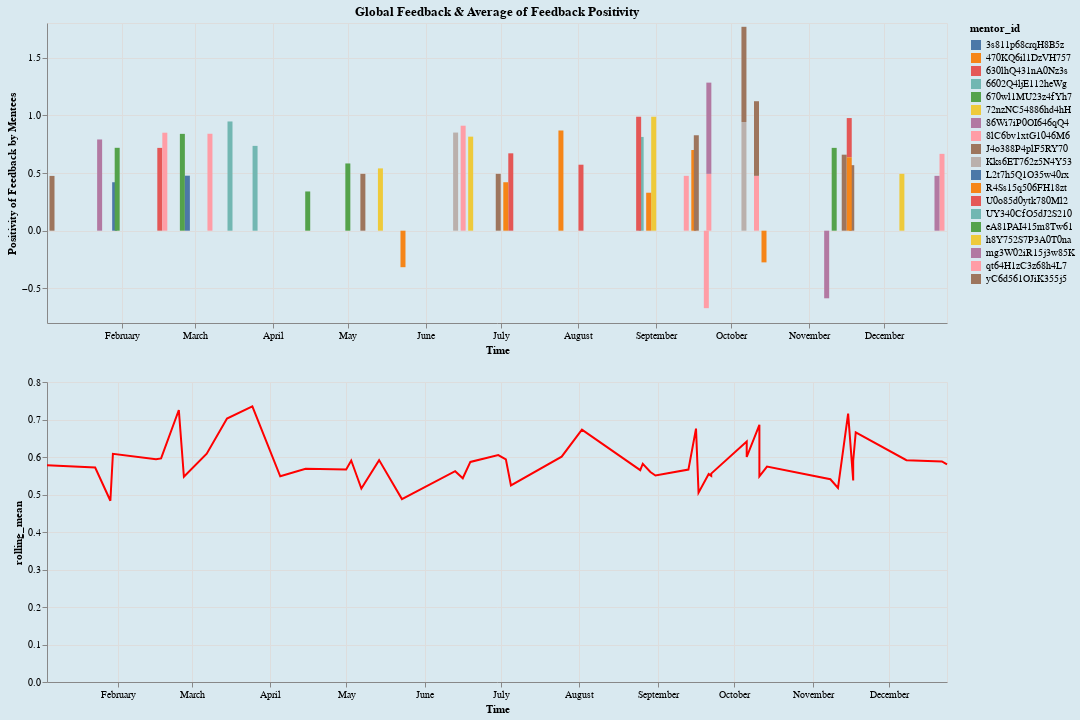

Notebook cell for this chart:
### Code cell
interval = alt.selection_interval(encodings=['x'])

bar = alt.Chart(source, title="Global Feedback & Average of Feedback Positivity"
                ).mark_bar().encode(
    alt.X('datetime', title='Time'),
    alt.Y('vader_score', title='Positivity of Feedback by Mentees'),
    color=alt.condition(interval, 'mentor_id:N',
                        alt.value('lightgray'))
).properties(
    width=900,
    selection=interval
)
mean_line = alt.Chart(source).mark_line(color='red').transform_window(
    # The field to average
    rolling_mean='mean(vader_score)',
    # The number of values before and after the current value to include.
    # frame=[-9, 0]
).encode(
    alt.X('datetime', title='Time'),
    y = 'rolling_mean:Q'
).properties(
    width=900
).transform_filter(
     interval
)

(bar & mean_line).configure_title(fontSize=20
                                             ).configure(background='#D9E9F0')

### Figure 1 — Vega-Lite specification as saved in the notebook (floating-point values rounded to 4 significant figures)
{"config": {"view": {"continuousWidth": 400, "continuousHeight": 300}, "background": "#D9E9F0"}, "vconcat": [{"mark": "bar", "encoding": {"color": {"condition": {"field": "mentor_id", "type": "nominal", "selection": "selector010"}, "value": "lightgray"}, "x": {"field": "datetime", "title": "Time", "type": "temporal"}, "y": {"field": "vader_score", "title": "Positivity of Feedback by Mentees", "type": "quantitative"}}, "selection": {"selector010": {"type": "interval", "encodings": ["x"]}}, "title": "Global Feedback & Average of Feedback Positivity", "width": 900}, {"mark": {"type": "line", "color": "red"}, "encoding": {"x": {"field": "datetime", "title": "Time", "type": "temporal"}, "y": {"field": "rolling_mean", "type": "quantitative"}}, "transform": [{"window": [{"op": "mean", "field": "vader_score", "as": "rolling_mean"}]}, {"filter": {"selection": "selector010"}}], "width": 900}], "data": {"name": "data-bbcbfff0a34eb88736a317364169ef00"}, "$schema": "https://vega.github.io/schema/vega-lite/v4.17.0.json", "datasets": {"data-bbcbfff0a34eb88736a317364169ef00": [{"ticket_id": "RGY31mG14606sC3B", "mentee_id": "8v417YeUI850jS3Z", "mentor_id": "UY340CfO5dJ2S210", "feedback": "I have many hours of undergraduate accounting and finance course work under my belt and this class gives you a tremendous overview of financial statement analysis. The only disadvantage is that the professor creates the workbooks for you and you only have to answer conceptual questions. While this would be great for some, I was hoping for some more hands on work to practice.", "datetime": "2020-03-25T00:00:00", "feedback_outcome": "Positive", "vader_score": 0.7351}, {"ticket_id": "1R4587z1caGB1B7u", "mentee_id": "yIBKz628y1Ol4538", "mentor_id": "630lhQ431nA0Nz3s", "feedback": "Great introduction to Accounting Analytics. Unexpected lecturing dialogues. Could have more analytics or additional or optional problem sets to explore more deeply.", "datetime": "2020-11-17T00:00:00", "feedback_outcome": "Positive", "vader_score": 0.34}, {"ticket_id": "21x781Q7Ayo4mgE8", "mentee_id": "4A763H2DOZxo68Z3", "mentor_id": "8lC6bv1xtG1046M6", "feedback": "Very useful and comprehensive", "datetime": "2020-12-24T00:00:00", "feedback_outcome": "Positive", "vader_score": 0.6659}, {"ticket_id": "20gp7c24Fx6h4D6g", "mentee_id": "q742317EX47IcugF", "mentor_id": "J4o388P4plF5RY70", "feedback": "This is a really good survey class in the potential of 3d printing, with examples of how individuals can empower themselves and others without the obstacles of traditional tooling, with a relatively short learning curve and low investment. It also demonstrates the ways in which, now and increasingly in the future, we'll all be capable of designing the solutions to our own problems with increasing agility!The only thing that could make it better would be to have more design challenges!Thanks!", "datetime": "2020-10-06T00:00:00", "feedback_outcome": "Positive", "vader_score": 0.825}, {"ticket_id": "46P6Sw8gLI5Q2N14", "mentee_id": "b77WF13NE25b3h8F", "mentor_id": "6602Q4ljE112heWg", "feedback": "Nice course, a difficult one but very challengeable. Nice structure and easy to understand.I wanted to refresh my knowledge in anatomy and in such gained a whole lot more in return.Thanks to the Professors for their time and effort in making this MOOC.Very pleased.", "datetime": "2020-03-15T00:00:00", "feedback_outcome": "Positive", "vader_score": 0.9466}, {"ticket_id": "tka207qsi63j7X24", "mentee_id": "Wn68P028X06LpIz2", "mentor_id": "eA81PAI415m8Tw61", "feedback": "Very well done! Contents, delivery, clarity, everything was top notch. Thank you!", "datetime": "2020-02-25T00:00:00", "feedback_outcome": "Positive", "vader_score": 0.8392}, {"ticket_id": "ZrghZ0y5G3S34618", "mentee_id": "L4o15LRyu4L8138J", "mentor_id": "yC6d561OJiK355j5", "feedback": "Great course!", "datetime": "2020-11-15T00:00:00", "feedback_outcome": "Positive", "vader_score": 0.6588}, {"ticket_id": "O26z0D5yJ3h5RA40", "mentee_id": "8izPp7iMC8v18014", "mentor_id": "qt64H1zC3z68h4L7", "feedback": "As an introduction course its very helpful. It has just what you need to get started.", "datetime": "2020-10-11T00:00:00", "feedback_outcome": "Positive", "vader_score": 0.4754}, {"ticket_id": "c5t3d1pL8x55Vc24", "mentee_id": "0vt3g7SG58W521WL", "mentor_id": "630lhQ431nA0Nz3s", "feedback": "Excellent introduction to Ableton", "datetime": "2020-08-02T00:00:00", "feedback_outcome": "Positive", "vader_score": 0.5719}, {"ticket_id": "6C2o65vy07z3oKm4", "mentee_id": "mfsG0s78v4025G8g", "mentor_id": "470KQ6il1DzVH757", "feedback": "Hello!My name is Ahmed from Egypt, I am 3D Hubs Mayor. I think it's The first course in the internet which will give you the opportunity to know a lot of things about 3D Printing so stay tuned and register now if you interested in 3D printing.Cheers,", "datetime": "2020-09-16T00:00:00", "feedback_outcome": "Positive", "vader_score": 0.6996}, {"ticket_id": "30ICg1B1d6COF100", "mentee_id": "41mm8q3722h1RFAr", "mentor_id": "J4o388P4plF5RY70", "feedback": "I really appreicated the tools and techniques presented in the course. Very very valuable for Merger and Acqusition projects that I will be involved in (if ever)", "datetime": "2020-11-18T00:00:00", "feedback_outcome": "Positive", "vader_score": 0.5678}, {"ticket_id": "znT1hR0f3bs07063", "mentee_id": "0t37ka6108elvkC5", "mentor_id": "8lC6bv1xtG1046M6", "feedback": "Excellent but tough course ,you need to work and it is not simply called advanced Algorithms and Complexity.You will be forced to test your code properly ,even if you didn't do it properly in the previous specialisation course.", "datetime": "2020-09-21T00:00:00", "feedback_outcome": "Negative", "vader_score": -0.6715}, {"ticket_id": "60F60dl3iJ1tSb50", "mentee_id": "FF1wo6Zr6Z4464H0", "mentor_id": "qt64H1zC3z68h4L7", "feedback": "Good course . A must take for beginners !", "datetime": "2020-09-22T00:00:00", "feedback_outcome": "Positive", "vader_score": 0.4926}, {"ticket_id": "Juu2Z400z4573thE", "mentee_id": "qEC26300fZ615erw", "mentor_id": "470KQ6il1DzVH757", "feedback": "Great content but animations are annoying!", "datetime": "2020-05-23T00:00:00", "feedback_outcome": "Negative", "vader_score": -0.3164}, {"ticket_id": "ko1E2MYFf5480k27", "mentee_id": "fo76Oi46or816i8N", "mentor_id": "3s811p68crqH8B5z", "feedback": "Thank you so much!", "datetime": "2020-01-29T00:00:00", "feedback_outcome": "Positive", "vader_score": 0.4199}, {"ticket_id": "8B1v44L3667FufuY", "mentee_id": "353A6snEGf3456ZU", "mentor_id": "yC6d561OJiK355j5", "feedback": "iam soooo happy to joined to this course which help me to evaluate my skills and increase it", "datetime": "2020-09-17T00:00:00", "feedback_outcome": "Positive", "vader_score": 0.8271}, {"ticket_id": "51o4I50Qn1e31DQP", "mentee_id": "1j1AL4W5cto736d1", "mentor_id": "eA81PAI415m8Tw61", "feedback": "Awesome Course. It was quite challenging though", "datetime": "2020-11-11T00:00:00", "feedback_outcome": "Positive", "vader_score": 0.7178}, {"ticket_id": "yjt2g5DKs53H5275", "mentee_id": "87Af0A6c3k262HpM", "mentor_id": "J4o388P4plF5RY70", "feedback": "Good information!", "datetime": "2020-05-07T00:00:00", "feedback_outcome": "Positive", "vader_score": 0.4926}, {"ticket_id": "b7oR6hs087Rvq843", "mentee_id": "ZY7Q4N02536cQgW4", "mentor_id": "U0o85d0ytk780Ml2", "feedback": "This is the first English course I have taken.Though at first it was kind of difficulty because of language(especially the terms) and profession knowledge(it is a comprehensive course and I am still learning courses concerned at school)the course is really worth taking. I have learned a lot .and it stimulates my interest in accounting.", "datetime": "2020-07-05T00:00:00", "feedback_outcome": "Positive", "vader_score": 0.6705}, {"ticket_id": "S2pc8Y7A51x137xC", "mentee_id": "4o5C28M8iQ43m6Ij", "mentor_id": "8lC6bv1xtG1046M6", "feedback": "Fun and interesting course. I learned a lot, despite already being a Live user. Reviewing the assignments of other course-takers widened my horizons and helped me gain valuable insights.", "datetime": "2020-06-16T00:00:00", "feedback_outcome": "Positive", "vader_score": 0.91}, {"ticket_id": "7q68M2W54HWDh77f", "mentee_id": "ms51lG223p6D87hp", "mentor_id": "J4o388P4plF5RY70", "feedback": "V difficult, but rewarding!I did not get the grade I thought I would in this class...but I learned a lot more than I thought I could! Very in depth and thorough, I think I value the knowledge I received more than the sub-par grade I received. ;)", "datetime": "2020-10-11T00:00:00", "feedback_outcome": "Positive", "vader_score": 0.6467}, {"ticket_id": "F74056vI21T4kKmE", "mentee_id": "aR5084wT662PN8nF", "mentor_id": "Kks6ET762z5N4Y53", "feedback": "work motivational, very clear, well structured on a steady groove ... excellent!", "datetime": "2020-06-13T00:00:00", "feedback_outcome": "Positive", "vader_score": 0.8505}, {"ticket_id": "40tx0M65P3sj6b0g", "mentee_id": "2k8j3802WG1WtB1Y", "mentor_id": "86Wi7iP0OI646qQ4", "feedback": "Great review of what can be accomplished through 3D printing.", "datetime": "2020-01-23T00:00:00", "feedback_outcome": "Positive", "vader_score": 0.7906}, {"ticket_id": "3344poCe2B6S83na", "mentee_id": "yK1X13TlMF0c2571", "mentor_id": "UY340CfO5dJ2S210", "feedback": "Great course. I enjoyed learning the material.", "datetime": "2020-08-26T00:00:00", "feedback_outcome": "Positive", "vader_score": 0.8126}, {"ticket_id": "85g2P3ldex7d785c", "mentee_id": "w11yyU6UE04Uk831", "mentor_id": "yC6d561OJiK355j5", "feedback": "The instructor does an excellent job, but realistically there is no way to be proficient enough in a 3D software program after a week or two to earn a certificate. The certificate is worthless in my opinion. I liked the class but it seemed more like intro vs. a class of any proficiency required.", "datetime": "2020-01-04T00:00:00", "feedback_outcome": "Positive", "vader_score": 0.4748}, {"ticket_id": "L142X5HFJu8wJ638", "mentee_id": "2k8j3802WG1WtB1Y", "mentor_id": "72nzNC54886hd4hH", "feedback": "The topics are really interesting and advanced! However, there's a lot of talk in chinese, due to questions/answers from teacher and students, and the quizzes are a bit too easy. I learned a lot though.", "datetime": "2020-06-19T00:00:00", "feedback_outcome": "Positive", "vader_score": 0.8151}, {"ticket_id": "lv758F780QWJ1y3b", "mentee_id": "T26wb738Nj14k1UJ", "mentor_id": "Kks6ET762z5N4Y53", "feedback": "I am very glad to see courses like this one on Coursera. The course itself is well structured and contains a lot of useful information and that is exactly what I needed in one place.My only complaint is the price of the course - I think it is a bit expensive especially for this first part of the specialisation - it is an introductory two week course with a lot of advertising...£40..common..are you serious?? A lot of people will buy personal 3D printers or kits after the course, some of them will make a decision to buy a 3D printer for a company they work for (as myself), Fusion 360 subscriptions etc. These companies should sponsor such courses to make them more affordable - it is their interest.I made several courses on Coursera already (Mechanical and Electrical Engineering), they were 5 to 8 weeks and comprised a lot of quite hard work from mentors and students and were only £32 for certificate.I like the idea of this specialisation but I decided not to pay for the certificate because of its price. Although I am very happy to have access to the courses and I thank you for you effort!", "datetime": "2020-10-06T00:00:00", "feedback_outcome": "Positive", "vader_score": 0.9421}, {"ticket_id": "5cD4c8T24N61K6Yk", "mentee_id": "2k8j3802WG1WtB1Y", "mentor_id": "R4Ss15q506FH18zt", "feedback": "Thank you so much!", "datetime": "2020-07-03T00:00:00", "feedback_outcome": "Positive", "vader_score": 0.4199}, {"ticket_id": "BKN626QB3h268C5U", "mentee_id": "Gp583FzBb5L41n15", "mentor_id": "h8Y752S7P3A0T0na", "feedback": "Very insightful topic! A good overview of the use of analytics in accounting!", "datetime": "2020-05-14T00:00:00", "feedback_outcome": "Positive", "vader_score": 0.5399}, {"ticket_id": "11hYV7383dnN87Lm", "mentee_id": "S1G22L34k838Uzji", "mentor_id": "R4Ss15q506FH18zt", "feedback": "Great! As always great lectures by professor Bushee!", "datetime": "2020-07-25T00:00:00", "feedback_outcome": "Positive", "vader_score": 0.8684}, {"ticket_id": "oc88q60dzN8407SJ", "mentee_id": "L57x1gj8065Dj7Wt", "mentor_id": "8lC6bv1xtG1046M6", "feedback": "I wanted to give only 4 stars because of the all the “problems” we encountered, but then we are learners investigating problem solving by design thinking. We can handle whatever comes, so the fifth star is for us. We are shaping this course by contributing to forums. Presumably we are ten thousand strong, let’s improve our worldwide voice by saying something on forms so we can get what we need and want we want also to stay on the cutting edge of reality.", "datetime": "2020-03-07T00:00:00", "feedback_outcome": "Positive", "vader_score": 0.8402}, {"ticket_id": "U80iJ757IvuA8Y60", "mentee_id": "PaXo0715VWy1351r", "mentor_id": "yC6d561OJiK355j5", "feedback": "Very good intro to 3d printed.", "datetime": "2020-06-30T00:00:00", "feedback_outcome": "Positive", "vader_score": 0.4927}, {"ticket_id": "lF1cPb68U850tD56", "mentee_id": "ms51lG223p6D87hp", "mentor_id": "670wl1MU23z4fYh7", "feedback": "The course makes accounting interesting and especially the examples are very illustrative. Virtual students bring some fun. The 4th week is however really integrated in the course structure.", "datetime": "2020-01-30T00:00:00", "feedback_outcome": "Positive", "vader_score": 0.7184}, {"ticket_id": "t168P43J13tEll4w", "mentee_id": "0g4I3l8RC0Mue531", "mentor_id": "L2t7h5Q1O35w40rx", "feedback": "If only it was a week longer.", "datetime": "2020-05-03T00:00:00", "feedback_outcome": "Neutral", "vader_score": 0.0}, {"ticket_id": "m5r014d3h57ravd0", "mentee_id": "yG8z814u6Pw25Z8B", "mentor_id": "630lhQ431nA0Nz3s", "feedback": "I've know many skills in competition with many true cases. Thanks!", "datetime": "2020-02-16T00:00:00", "feedback_outcome": "Positive", "vader_score": 0.7177}, {"ticket_id": "4R27M0tgVay57w84", "mentee_id": "h0OSv063IdUM1860", "mentor_id": "h8Y752S7P3A0T0na", "feedback": "Very useful for understanding the basics of 3D printing technology.", "datetime": "2020-12-08T00:00:00", "feedback_outcome": "Positive", "vader_score": 0.4927}, {"ticket_id": "Lx4C75n8dAO642s5", "mentee_id": "2Dkq2jr8525Q2fF7", "mentor_id": "mg3W02iR15j3w85K", "feedback": "Very helpful", "datetime": "2020-12-22T00:00:00", "feedback_outcome": "Positive", "vader_score": 0.4754}, {"ticket_id": "5573K40xN5GUlA8C", "mentee_id": "T26wb738Nj14k1UJ", "mentor_id": "R4Ss15q506FH18zt", "feedback": "Very informative an approachable course. I really like the way Aric presents the information. I am excited to complete the rest of the Specialization.", "datetime": "2020-11-17T00:00:00", "feedback_outcome": "Positive", "vader_score": 0.6361}, {"ticket_id": "o4u5y7q6Sw3iW764", "mentee_id": "01k40nHCD3MW3c40", "mentor_id": "qt64H1zC3z68h4L7", "feedback": "I would add more examples on how to populate the data, even spend time on optional videos where the professor or his assistant goes through testing ratios (something similar to Operations Analytics). I feel like the professor was rushing through his explanations and the models. Maybe people found the course very useful however I felt like there was too much text and immediate switch to Excel file that was elaborated shortly. Overall, I am not sure how to apply these ratios in my final project...", "datetime": "2020-02-18T00:00:00", "feedback_outcome": "Positive", "vader_score": 0.8493}, {"ticket_id": "5V15k63Qql28UUC3", "mentee_id": "u2Q3Szc7511be56h", "mentor_id": "470KQ6il1DzVH757", "feedback": "Don't recommend.You're better off skimming through the ableton manual and using the search function to get the answers you want.", "datetime": "2020-10-14T00:00:00", "feedback_outcome": "Neutral", "vader_score": -0.2746}, {"ticket_id": "4fk6bx2d01k833Nx", "mentee_id": "fo76Oi46or816i8N", "mentor_id": "670wl1MU23z4fYh7", "feedback": "it could be easily compressed in a two-weeks course.Sometimes interviews are too long for what they need to explain.", "datetime": "2020-04-15T00:00:00", "feedback_outcome": "Positive", "vader_score": 0.34}, {"ticket_id": "3ZzNw02Zvu61D771", "mentee_id": "yk722ZDzO7N6365j", "mentor_id": "qt64H1zC3z68h4L7", "feedback": "It is very nice for people are starting with abletobn program", "datetime": "2020-09-13T00:00:00", "feedback_outcome": "Positive", "vader_score": 0.4754}, {"ticket_id": "MD378K50C8N5L4aj", "mentee_id": "fo76Oi46or816i8N", "mentor_id": "eA81PAI415m8Tw61", "feedback": "Really useful for beginners!!", "datetime": "2020-05-01T00:00:00", "feedback_outcome": "Positive", "vader_score": 0.5827}, {"ticket_id": "0VJZj4d4E605Di87", "mentee_id": "aR5084wT662PN8nF", "mentor_id": "86Wi7iP0OI646qQ4", "feedback": "Good content but the Chinese translation is bad, which makes quiz quite obscure in meaning", "datetime": "2020-11-08T00:00:00", "feedback_outcome": "Negative", "vader_score": -0.5859}, {"ticket_id": "2fBl515Z75P31GDK", "mentee_id": "27RG2N24cxW3z7O7", "mentor_id": "72nzNC54886hd4hH", "feedback": "Great thanks for Dr.aric ,who has a smiley face ,If any one enrolled this course ,he would get a great knowledge and usefull information about 3d printing or addtive manufacturing ,throw a simple & exciting videos ,not only that ,you would get another benefits not only information about 3d priting ,like ,getting knowledge of many companies from the inside ,see stories of successfull people which achieves you to keep up with your work ,meet with your colleagues and make new friends ,and finally grow up your english skills ,like listening and grow up your vocabulary .....Great thaks for coursera team ,it's our pleasure to learn with you ........", "datetime": "2020-08-31T00:00:00", "feedback_outcome": "Positive", "vader_score": 0.9877}, {"ticket_id": "V3V741mxkpV5716Z", "mentee_id": "yK1X13TlMF0c2571", "mentor_id": "mg3W02iR15j3w85K", "feedback": "This is a great course for people who do not know Ableton. The exercises were easy to understand.", "datetime": "2020-09-22T00:00:00", "feedback_outcome": "Positive", "vader_score": 0.7906}, {"ticket_id": "7013E7h1b8MG5Apt", "mentee_id": "b3F1LSxu6DT37783", "mentor_id": "630lhQ431nA0Nz3s", "feedback": "Great thanks for Dr.aric ,who has a smiley face ,If any one enrolled this course ,he would get a great knowledge and usefull information about 3d printing or addtive manufacturing ,throw a simple & exciting videos ,not only that ,you would get another benefits not only information about 3d priting ,like ,getting knowledge of many companies from the inside ,see stories of successfull people which achieves you to keep up with your work ,meet with your colleagues and make new friends ,and finally grow up your english skills ,like listening and grow up your vocabulary .....Great thaks for coursera team ,it's our pleasure to learn with you ........", "datetime": "2020-08-25T00:00:00", "feedback_outcome": "Positive", "vader_score": 0.9877}, {"ticket_id": "762WtMG1Fe10t6i5", "mentee_id": "4Yh83MOA8H5V7G01", "mentor_id": "R4Ss15q506FH18zt", "feedback": "Excellent course, first 3 weeks were very technical but highly informative. Quite a bit of accounting knowledge is required to understand the work. Last week of lessons were more simple and intuitive to understand, but overall, a very insightful module", "datetime": "2020-08-29T00:00:00", "feedback_outcome": "Positive", "vader_score": 0.3291}, {"ticket_id": "P00l866BJa4B2UO6", "mentee_id": "5B6C653Z77V4GxcW", "mentor_id": "h8Y752S7P3A0T0na", "feedback": "It's not a course... this is a very short general introduction to 3D Printing", "datetime": "2020-04-05T00:00:00", "feedback_outcome": "Neutral", "vader_score": 0.0}, {"ticket_id": "v7D3I30GiZX31j31", "mentee_id": "4o5C28M8iQ43m6Ij", "mentor_id": "L2t7h5Q1O35w40rx", "feedback": "This is a very basic course on 3D Printing Technology but every aspect of the technology is artistically explained. All the various points of view are considered and a 360 degree idea is passed on to the students.By taking this course, students who are contemplating about their involvement in this revolutionary technology will be able to finally decide their future course of action, which I believe will be positive.In short, this course will provide you a base whereas the further courses, I think (as I haven't taken up the rest of the courses till now but I intend to) will add sufficient value to your knowledge.Regards.", "datetime": "2020-02-27T00:00:00", "feedback_outcome": "Positive", "vader_score": 0.4767}]}}
